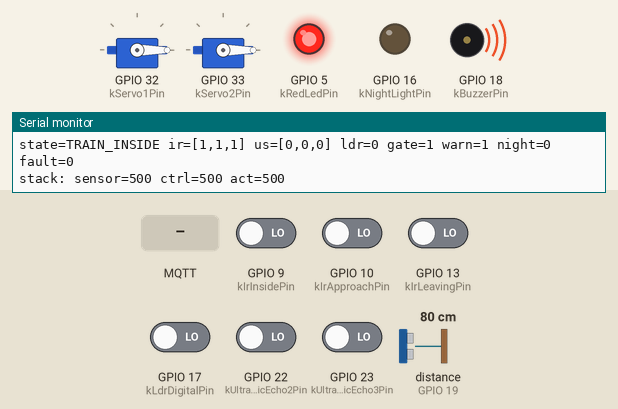
Bench run of a program on a simulated ESP32. Parts: 2 × servo, output pins drawn as LEDs (lit = HIGH), buzzer (waves = sounding), the last lines printed to the serial monitor. Wiring (inferred from the names in the program): ultrasonic range finder: trigger GPIO 14; echo GPIO 19. The test bench sets the inputs (shaded band); at power-on: GPIO 9 (kIrInsidePin), GPIO 10 (kIrApproachPin), GPIO 13 (kIrLeavingPin), GPIO 17 (kLdrDigitalPin), GPIO 22 (kUltrasonicEcho2Pin), GPIO 23 (kUltrasonicEcho3Pin) LOW, distance to the obstacle (sensor on GPIO 19) 80 cm. The echo pulse lasts 58.3 µs per cm; WiFi joins after 1.5 s; servers stay silent unless stated; no MQTT or app messages arrive unless stated; not simulated (calls return 0 or success): secrets.h; names the files do not define were given values by the test bench: ITCS_MQTT_PORT = 1883; pins used as bus, display or sensor lines are not drawn.

Above: at 1.2 s.
1.3 s: GPIO 17 (kLdrDigitalPin) driven HIGH
At 1.6 s:
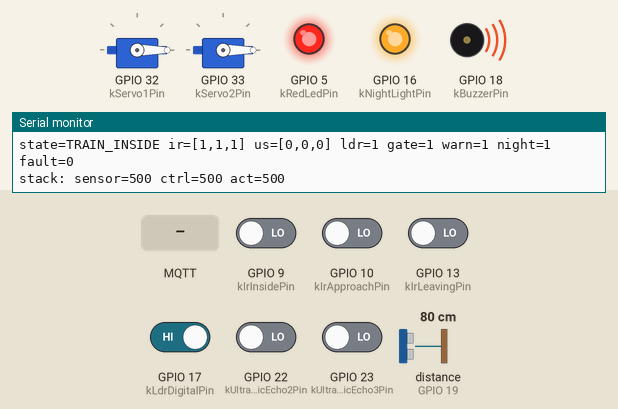
2.8 s: GPIO 17 (kLdrDigitalPin) driven LOW
At 4.0 s:
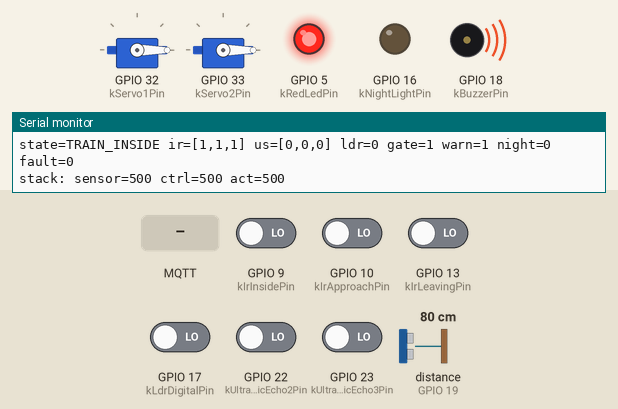
4.3 s: GPIO 9 (kIrInsidePin) driven HIGH and GPIO 10 (kIrApproachPin) driven HIGH
At 5.2 s:
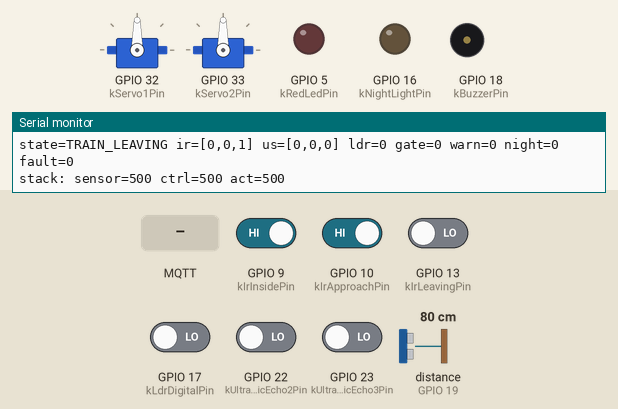
5.9 s: MQTT message "GATE_CLOSE" arrives on the first subscribed topic
At 6.3 s:
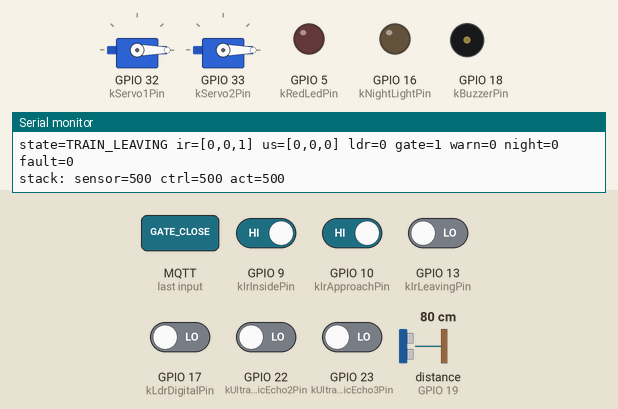
7.4 s: GPIO 17 (kLdrDigitalPin) driven HIGH
At 8.6 s:
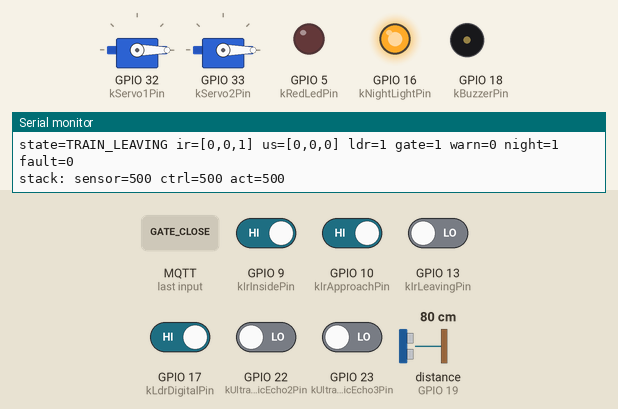
8.9 s: MQTT message "AUTO" arrives on the first subscribed topic
At 9.8 s:
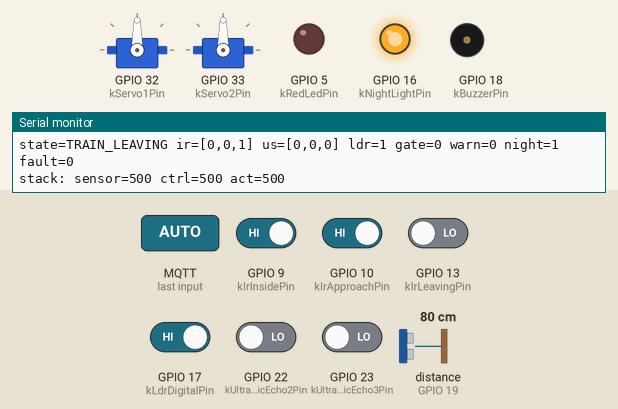
Timing chart, 0 to 11.4 s (numbered marks = the images above; inputs shaded):
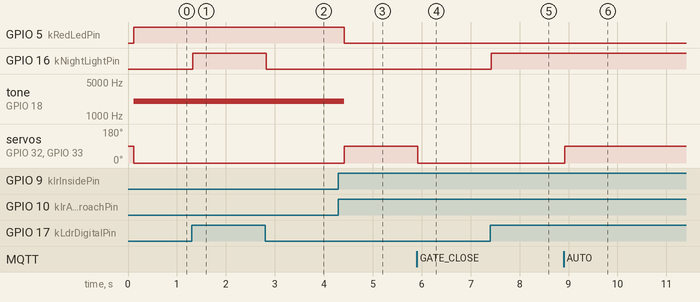

Measured:
- after the input at 1.3 s, GPIO 16 (kNightLightPin): LOW → HIGH at once
- after the input at 2.8 s, GPIO 16 (kNightLightPin): HIGH → LOW at once
- after the input at 4.3 s, GPIO 5 (kRedLedPin): HIGH → LOW after 0.12 s; tone on GPIO 18 (kBuzzerPin): 2000 Hz → silent after 0.12 s; servo on GPIO 32 (kServo1Pin), servo on GPIO 33 (kServo2Pin): 0° → 90° after 0.12 s
- after the input at 5.9 s, servo on GPIO 32 (kServo1Pin), servo on GPIO 33 (kServo2Pin): 90° → 0° at once
- after the input at 7.4 s, GPIO 16 (kNightLightPin): LOW → HIGH at once
- after the input at 8.9 s, servo on GPIO 32 (kServo1Pin), servo on GPIO 33 (kServo2Pin): 0° → 90° at once

The program:

main.cpp
```cpp
#include <Arduino.h>

#include "config.h"
#include "globals.h"

#ifndef ITCS_DISABLE_NETWORK
#include <WiFi.h>
#include "mqtt_client.h"
#include "secrets.h"
#endif

#include "ir_obstacle_driver.h"
#include "servo_driver.h"
#include "ultrasonic_driver.h"
#include "warnings_driver.h"

void sensorTask(void *);
void controlTask(void *);
void actuatorTask(void *);
#ifndef ITCS_DISABLE_NETWORK
void mqttTask(void *);
void telemetryTask(void *);
#endif

void setup()
{
  Serial.begin(115200);

  setupWarningsDriver(kBuzzerPin, kRedLedPin);
  setupServoDriver(kServo1Pin, kServo2Pin);
  setupUltrasonicDriver(kUltrasonicTriggerPin, kUltrasonicEcho1Pin, kUltrasonicEcho2Pin, kUltrasonicEcho3Pin);
  setupIrObstacleDriver(kIrInsidePin, kIrApproachPin, kIrLeavingPin);

  pinMode(kLdrDigitalPin, INPUT);
  pinMode(kNightLightPin, OUTPUT);
  digitalWrite(kNightLightPin, LOW);

  gStateMutex = xSemaphoreCreateMutex();
  if (gStateMutex == nullptr)
  {
    Serial.println("FATAL: failed to create state mutex");
    abort();
  }

#ifndef ITCS_DISABLE_NETWORK
  gMqttClient.setServer(ITCS_MQTT_HOST, ITCS_MQTT_PORT);
  gMqttClient.setCallback(mqttCallback);
  gMqttClient.setBufferSize(kStatePayloadSize);
  gMqttClient.setKeepAlive(5);
  gWiFiClient.setTimeout(kWifiClientTimeoutMs);
#endif

  if (xTaskCreatePinnedToCore(sensorTask, "sensorTask", 4096, nullptr, 3, &gSensorTaskHandle, 1) != pdPASS)
  {
    Serial.println("FATAL: sensorTask creation failed");
    abort();
  }
  if (xTaskCreatePinnedToCore(controlTask, "controlTask", 4096, nullptr, 4, &gControlTaskHandle, 1) != pdPASS)
  {
    Serial.println("FATAL: controlTask creation failed");
    abort();
  }
  if (xTaskCreatePinnedToCore(actuatorTask, "actuatorTask", 4096, nullptr, 3, &gActuatorTaskHandle, 1) != pdPASS)
  {
    Serial.println("FATAL: actuatorTask creation failed");
    abort();
  }
#ifndef ITCS_DISABLE_NETWORK
  if (xTaskCreatePinnedToCore(mqttTask, "mqttTask", 6144, nullptr, 2, &gMqttTaskHandle, 0) != pdPASS)
  {
    Serial.println("FATAL: mqttTask creation failed");
    abort();
  }
  if (xTaskCreatePinnedToCore(telemetryTask, "telemetryTask", 6144, nullptr, 2, &gTelemetryTaskHandle, 0) != pdPASS)
  {
    Serial.println("FATAL: telemetryTask creation failed");
    abort();
  }
#endif
}

void loop()
{
  vTaskDelay(portMAX_DELAY);
}
```

globals.h
```cpp
#ifndef GLOBALS_H
#define GLOBALS_H

#include <Arduino.h>
#include <freertos/FreeRTOS.h>
#include <freertos/semphr.h>
#include <freertos/task.h>

#include "config.h"

#ifndef ITCS_DISABLE_NETWORK
#include <WiFi.h>
#include <PubSubClient.h>
#endif

extern SemaphoreHandle_t gStateMutex;

extern SensorSnapshot gSensors;
extern ActuatorState gActuators;
extern ControlState gControl;
extern PublishedCache gPublished;

#ifndef ITCS_DISABLE_NETWORK
extern WiFiClient gWiFiClient;
extern PubSubClient gMqttClient;
#endif

extern TaskHandle_t gSensorTaskHandle;
extern TaskHandle_t gControlTaskHandle;
extern TaskHandle_t gActuatorTaskHandle;
extern TaskHandle_t gMqttTaskHandle;
extern TaskHandle_t gTelemetryTaskHandle;

extern uint32_t gLastUltrasonicTriggerMs;
extern bool gUltrasonicWaitingForEcho;

#ifndef ITCS_DISABLE_NETWORK
extern uint32_t gLastWiFiRetryMs;
extern uint32_t gLastMqttRetryMs;
#endif

extern int gIrRawLast[3];
extern uint8_t gIrStableCount[3];
extern int gIrDebounced[3];

#endif
```

mqtt_client.h
```cpp
#ifndef MQTT_CLIENT_H
#define MQTT_CLIENT_H

#include <Arduino.h>

#include "config.h"

#ifndef ITCS_DISABLE_NETWORK
#include <PubSubClient.h>

void mqttCallback(char *topic, byte *payload, unsigned int length);
void ensureWiFiConnected();
void ensureMqttConnected();
bool publishTelemetry(const char *elementType, const char *elementId, const char *status);
bool publishState(const SensorSnapshot &sensors, const ActuatorState &actuators, const ControlState &control);
#endif

#endif
```

actuator_task.cpp
```cpp
#include "config.h"
#include "globals.h"

#include "servo_driver.h"
#include "warnings_driver.h"

#include <Arduino.h>

void actuatorTask(void *)
{
  TickType_t lastWake = xTaskGetTickCount();

  for (;;)
  {
    ActuatorState actuators;
    if (xSemaphoreTake(gStateMutex, portMAX_DELAY) == pdTRUE)
    {
      actuators = gActuators;
      xSemaphoreGive(gStateMutex);
    }

    if (actuators.gateClosed)
    {
      actuators.servo1Angle = kGateClosedAngle;
      actuators.servo2Angle = kGateClosedAngle;
    }
    else
    {
      actuators.servo1Angle = kGateOpenAngle;
      actuators.servo2Angle = kGateOpenAngle;
    }

    writeServoDriverAngles(actuators.servo1Angle, actuators.servo2Angle);
    setWarningsDriverEnabled(actuators.warningsEnabled);
    digitalWrite(kNightLightPin, actuators.nightLightEnabled ? HIGH : LOW);

    if (xSemaphoreTake(gStateMutex, portMAX_DELAY) == pdTRUE)
    {
      gActuators.servo1Angle = actuators.servo1Angle;
      gActuators.servo2Angle = actuators.servo2Angle;
      xSemaphoreGive(gStateMutex);
    }

    vTaskDelayUntil(&lastWake, kActuatorTaskPeriod);
  }
}
```

control_task.cpp
```cpp
#include "config.h"
#include "globals.h"

#include <Arduino.h>

void controlTask(void *)
{
  TickType_t lastWake = xTaskGetTickCount();

  for (;;)
  {
    if (xSemaphoreTake(gStateMutex, portMAX_DELAY) == pdTRUE)
    {
      const uint32_t now = millis();

      const bool approach = gSensors.irApproach == 1;
      const bool inside = gSensors.irInside == 1;
      const bool leaving = gSensors.irLeaving == 1;

      if (gControl.faultActive)
      {
        gControl.crossingState = CrossingState::fault;
      }
      else
      {
        switch (gControl.crossingState)
        {
        case CrossingState::idle:
          if (approach)
          {
            gControl.crossingState = CrossingState::trainApproaching;
            gControl.enteredApproachAtMs = now;
          }
          else if (inside)
          {
            gControl.crossingState = CrossingState::trainInside;
          }
          break;

        case CrossingState::trainApproaching:
          if (inside)
          {
            gControl.crossingState = CrossingState::trainInside;
          }
          else if (!approach && (now - gControl.enteredApproachAtMs > kApproachTimeoutMs))
          {
            gControl.crossingState = CrossingState::idle;
          }
          break;

        case CrossingState::trainInside:
          if (leaving && !inside && !approach)
          {
            gControl.crossingState = CrossingState::trainLeaving;
          }
          break;

        case CrossingState::trainLeaving:
          if (!approach && !inside && !leaving)
          {
            gControl.crossingState = CrossingState::idle;
          }
          break;

        case CrossingState::fault:
          break;
        }
      }

      const bool trainActive =
          gControl.crossingState == CrossingState::trainApproaching ||
          gControl.crossingState == CrossingState::trainInside;

      bool targetGateClosed = trainActive || gControl.faultActive;
      bool targetWarningsOn = trainActive || gControl.faultActive;

      if (!trainActive && !gControl.faultActive)
      {
        if (gControl.remoteGateMode == RemoteGateMode::forceClosed)
        {
          targetGateClosed = true;
        }
        else if (gControl.remoteGateMode == RemoteGateMode::forceOpen)
        {
          targetGateClosed = false;
        }

        if (gControl.remoteWarningOverride == 1)
        {
          targetWarningsOn = true;
        }
        else if (gControl.remoteWarningOverride == 0)
        {
          targetWarningsOn = false;
        }
      }

      gActuators.gateClosed = targetGateClosed;
      gActuators.warningsEnabled = targetWarningsOn;
      gActuators.nightLightEnabled = gSensors.ldrDark == 1;
      gControl.trainDetected = trainActive;

      xSemaphoreGive(gStateMutex);
    }

    vTaskDelayUntil(&lastWake, kControlTaskPeriod);
  }
}
```

globals.cpp
```cpp
#include "globals.h"

SemaphoreHandle_t gStateMutex = nullptr;

SensorSnapshot gSensors = {0, 0, 0, 0, 0, 0, 0, 0};
ActuatorState gActuators = {false, false, false, kGateOpenAngle, kGateOpenAngle};
ControlState gControl = {
    CrossingState::idle,
    RemoteGateMode::autoMode,
    -1,
    false,
    false,
    0,
};
PublishedCache gPublished = {
    -1, -1, -1, -1, -1, -1, -1,
    false, false, false, false,
};

#ifndef ITCS_DISABLE_NETWORK
WiFiClient gWiFiClient;
PubSubClient gMqttClient(gWiFiClient);
#endif

TaskHandle_t gSensorTaskHandle = nullptr;
TaskHandle_t gControlTaskHandle = nullptr;
TaskHandle_t gActuatorTaskHandle = nullptr;
TaskHandle_t gMqttTaskHandle = nullptr;
TaskHandle_t gTelemetryTaskHandle = nullptr;

uint32_t gLastUltrasonicTriggerMs = 0;
bool gUltrasonicWaitingForEcho = false;

#ifndef ITCS_DISABLE_NETWORK
uint32_t gLastWiFiRetryMs = 0;
uint32_t gLastMqttRetryMs = 0;
#endif

int gIrRawLast[3] = {0, 0, 0};
uint8_t gIrStableCount[3] = {0, 0, 0};
int gIrDebounced[3] = {0, 0, 0};
```

mqtt_client.cpp
```cpp
#include "mqtt_client.h"
#include "globals.h"

#ifndef ITCS_DISABLE_NETWORK

#include <ArduinoJson.h>
#include <WiFi.h>
#include "secrets.h"

namespace
{
  template <size_t N>
  bool serializeJsonDocumentToBuffer(const StaticJsonDocument<N> &doc, char *output, size_t outputSize)
  {
    if (!output || outputSize == 0)
    {
      return false;
    }

    return serializeJson(doc, output, outputSize) > 0;
  }

  bool buildAvailabilityPayload(const char *status, char *payload, size_t payloadSize)
  {
    StaticJsonDocument<kAvailabilityPayloadSize> doc;
    doc["status"] = status;
    doc["ts"] = millis();
    return serializeJsonDocumentToBuffer(doc, payload, payloadSize);
  }
}

void mqttCallback(char *topic, byte *payload, unsigned int length)
{
  if (!topic || strcmp(topic, kCommandTopic) != 0)
  {
    return;
  }

  char buffer[256];
  const unsigned int copyLength = length < sizeof(buffer) - 1 ? length : sizeof(buffer) - 1;
  memcpy(buffer, payload, copyLength);
  buffer[copyLength] = '\0';

  if (xSemaphoreTake(gStateMutex, portMAX_DELAY) != pdTRUE)
  {
    return;
  }

  const char *command = nullptr;

  if (strcmp(buffer, "RESET_FAULT") == 0)
  {
    gControl.faultActive = false;
    if (gControl.crossingState == CrossingState::fault)
    {
      gControl.crossingState = CrossingState::idle;
    }
    command = "RESET_FAULT";
  }
  else if (strcmp(buffer, "AUTO") == 0)
  {
    gControl.remoteGateMode = RemoteGateMode::autoMode;
    gControl.remoteWarningOverride = -1;
    command = "AUTO";
  }
  else if (strcmp(buffer, "GATE_OPEN") == 0)
  {
    gControl.remoteGateMode = RemoteGateMode::forceOpen;
    command = "GATE_OPEN";
  }
  else if (strcmp(buffer, "GATE_CLOSE") == 0)
  {
    gControl.remoteGateMode = RemoteGateMode::forceClosed;
    command = "GATE_CLOSE";
  }
  else if (strcmp(buffer, "WARN_ON") == 0)
  {
    gControl.remoteWarningOverride = 1;
    command = "WARN_ON";
  }
  else if (strcmp(buffer, "WARN_OFF") == 0)
  {
    gControl.remoteWarningOverride = 0;
    command = "WARN_OFF";
  }

  xSemaphoreGive(gStateMutex);

  if (command != nullptr)
  {
    StaticJsonDocument<64> doc;
    doc["command"] = command;
    doc["status"] = "ok";
    char ackPayload[64];
    if (serializeJson(doc, ackPayload, sizeof(ackPayload)) > 0)
    {
      gMqttClient.publish(kAckTopic, ackPayload, true);
    }
  }
}

void ensureWiFiConnected()
{
  if (WiFi.status() == WL_CONNECTED)
  {
    return;
  }

  const uint32_t now = millis();
  if (now - gLastWiFiRetryMs < kWifiRetryIntervalMs)
  {
    return;
  }

  gLastWiFiRetryMs = now;
  WiFi.mode(WIFI_STA);
  WiFi.begin(ITCS_WIFI_SSID, ITCS_WIFI_PASSWORD);
}

void ensureMqttConnected()
{
  if (WiFi.status() != WL_CONNECTED || gMqttClient.connected())
  {
    return;
  }

  const uint32_t now = millis();
  if (now - gLastMqttRetryMs < kMqttRetryIntervalMs)
  {
    return;
  }

  gLastMqttRetryMs = now;
  const String clientId = String("itcs-cu-") + String(static_cast<uint32_t>(ESP.getEfuseMac()), HEX);

  char offlinePayload[kAvailabilityPayloadSize];
  if (!buildAvailabilityPayload("OFFLINE", offlinePayload, sizeof(offlinePayload)))
  {
    return;
  }

  const bool connected = gMqttClient.connect(
      clientId.c_str(),
      nullptr,
      nullptr,
      kAvailabilityTopic,
      1,
      true,
      offlinePayload);

  if (!connected)
  {
    return;
  }

  char onlinePayload[kAvailabilityPayloadSize];
  if (buildAvailabilityPayload("ONLINE", onlinePayload, sizeof(onlinePayload)))
  {
    gMqttClient.publish(kAvailabilityTopic, onlinePayload, true);
  }
  gMqttClient.subscribe(kCommandTopic, 1);

  gPublished = {-1, -1, -1, -1, -1, -1, -1, false, false, false, false};
}

bool publishTelemetry(const char *elementType, const char *elementId, const char *status)
{
  if (!gMqttClient.connected())
  {
    return false;
  }

  StaticJsonDocument<kTelemetryDocSize> doc;
  doc[elementType] = elementId;
  doc["status"] = status;
  doc["ts"] = millis();

  char payload[kTelemetryPayloadSize];
  if (!serializeJsonDocumentToBuffer(doc, payload, sizeof(payload)))
  {
    return false;
  }

  return gMqttClient.publish(kTelemetryTopic, payload, true);
}

bool publishState(const SensorSnapshot &sensors, const ActuatorState &actuators, const ControlState &control)
{
  if (!gMqttClient.connected())
  {
    return false;
  }

  StaticJsonDocument<kStateDocSize> doc;
  doc["state"] = crossingStateToText(control.crossingState);
  doc["fault"] = asBinary(control.faultActive);

  JsonObject sensorsObj = doc.createNestedObject("sensors");
  sensorsObj["irTrainApproach"] = sensors.irApproach;
  sensorsObj["irTrainInside"] = sensors.irInside;
  sensorsObj["irTrainLeaving"] = sensors.irLeaving;
  sensorsObj["ultrasonicSouth"] = sensors.usSouth;
  sensorsObj["ultrasonicIntersection"] = sensors.usIntersection;
  sensorsObj["ultrasonicNorth"] = sensors.usNorth;
  sensorsObj["ldrNight"] = sensors.ldrDark;

  JsonObject actuatorsObj = doc.createNestedObject("actuators");
  actuatorsObj["gateClosed"] = asBinary(actuators.gateClosed);
  actuatorsObj["warningsEnabled"] = asBinary(actuators.warningsEnabled);
  actuatorsObj["nightLightEnabled"] = asBinary(actuators.nightLightEnabled);
  doc["ts"] = millis();

  char payload[kStatePayloadSize];
  if (!serializeJsonDocumentToBuffer(doc, payload, sizeof(payload)))
  {
    return false;
  }

  return gMqttClient.publish(kStateTopic, payload, true);
}

#endif
```

mqtt_task.cpp
```cpp
#include "mqtt_client.h"
#include "globals.h"

#include <Arduino.h>

#ifndef ITCS_DISABLE_NETWORK

void mqttTask(void *)
{
  TickType_t lastWake = xTaskGetTickCount();

  for (;;)
  {
    ensureWiFiConnected();
    ensureMqttConnected();
    gMqttClient.loop();

    vTaskDelayUntil(&lastWake, kMqttTaskPeriod);
  }
}

#endif
```

sensor_task.cpp
```cpp
#include "config.h"
#include "globals.h"

#include "ir_obstacle_driver.h"
#include "ultrasonic_driver.h"

#include <Arduino.h>

namespace
{
  int debounceIrReading(int channelIndex, int rawValue)
  {
    if (channelIndex < 0 || channelIndex >= 3)
    {
      return rawValue;
    }

    if (rawValue == gIrRawLast[channelIndex])
    {
      if (gIrStableCount[channelIndex] < kIrDebounceSamples)
      {
        gIrStableCount[channelIndex]++;
      }
    }
    else
    {
      gIrRawLast[channelIndex] = rawValue;
      gIrStableCount[channelIndex] = 1;
    }

    if (gIrStableCount[channelIndex] >= kIrDebounceSamples)
    {
      gIrDebounced[channelIndex] = rawValue;
    }

    return gIrDebounced[channelIndex];
  }
}

void sensorTask(void *)
{
  TickType_t lastWake = xTaskGetTickCount();

  for (;;)
  {
    updateIrObstacleDriver();

    const uint32_t now = millis();
    if (!gUltrasonicWaitingForEcho && (now - gLastUltrasonicTriggerMs >= kUltrasonicTriggerIntervalMs))
    {
      updateUltrasonicDriver();
      gUltrasonicWaitingForEcho = true;
      gLastUltrasonicTriggerMs = now;
    }
    else if (gUltrasonicWaitingForEcho && (now - gLastUltrasonicTriggerMs >= kEchoWaitIntervalMs))
    {
      finalizeUltrasonicDriverMeasurement();
      gUltrasonicWaitingForEcho = false;
    }

    SensorSnapshot localSnapshot;
    const int rawIrInside = getIrObstacleDriverState(0);
    const int rawIrApproach = getIrObstacleDriverState(1);
    const int rawIrLeaving = getIrObstacleDriverState(2);

    localSnapshot.irApproach = debounceIrReading(0, rawIrApproach);
    localSnapshot.irInside = debounceIrReading(1, rawIrInside);
    localSnapshot.irLeaving = debounceIrReading(2, rawIrLeaving);
    localSnapshot.ldrDark = digitalRead(kLdrDigitalPin) == HIGH ? 1 : 0;
    localSnapshot.usSouth = isUltrasonicDriverObstacleDetected(0, kObstacleDistanceCm) ? 1 : 0;
    localSnapshot.usIntersection = isUltrasonicDriverObstacleDetected(1, kObstacleDistanceCm) ? 1 : 0;
    localSnapshot.usNorth = isUltrasonicDriverObstacleDetected(2, kObstacleDistanceCm) ? 1 : 0;
    localSnapshot.sampledAtMs = now;

    if (xSemaphoreTake(gStateMutex, portMAX_DELAY) == pdTRUE)
    {
      gSensors = localSnapshot;
      xSemaphoreGive(gStateMutex);
    }

    vTaskDelayUntil(&lastWake, kSensorTaskPeriod);
  }
}
```

ir_obstacle_driver.h
```cpp
#ifndef IR_OBSTACLE_DRIVER_H
#define IR_OBSTACLE_DRIVER_H

void setupIrObstacleDriver(int sensor1Pin, int sensor2Pin, int sensor3Pin);
void updateIrObstacleDriver();
int getIrObstacleDriverState(int sensorIndex);

#endif
```

servo_driver.h
```cpp
#ifndef SERVO_DRIVER_H
#define SERVO_DRIVER_H

void setupServoDriver(int servoPin1, int servoPin2);
void writeServoDriverAngles(int angle1, int angle2);

#endif
```

ultrasonic_driver.h
```cpp
#ifndef ULTRASONIC_DRIVER_H
#define ULTRASONIC_DRIVER_H

void setupUltrasonicDriver(int trigPin, int echo1Pin, int echo2Pin, int echo3Pin);
void updateUltrasonicDriver();
void finalizeUltrasonicDriverMeasurement();
float getUltrasonicDriverDistanceCm(int sensorIndex);
bool isUltrasonicDriverObstacleDetected(int sensorIndex, float maxDistanceCm);

#endif
```

warnings_driver.h
```cpp
#ifndef WARNINGS_DRIVER_H
#define WARNINGS_DRIVER_H

void setupWarningsDriver(int buzzerPin, int redLedPin);
void setWarningsDriverEnabled(bool enabled);
bool isWarningsDriverEnabled();

#endif
```

servo_driver.cpp
```cpp
#include "servo_driver.h"

#include <ESP32Servo.h>

namespace {
constexpr int kServoCount = 2;

Servo servos[kServoCount];
}  // namespace

void setupServoDriver(int servoPin1, int servoPin2) {
  servos[0].attach(servoPin1);
  servos[1].attach(servoPin2);
}

void writeServoDriverAngles(int angle1, int angle2) {
  servos[0].write(angle1);
  servos[1].write(angle2);
}
```

Source omitted: telemetry_task.cpp (4265 bytes), config.h (3570 bytes), ir_obstacle_driver.cpp (792 bytes), ultrasonic_driver.cpp (2797 bytes), warnings_driver.cpp (951 bytes)
